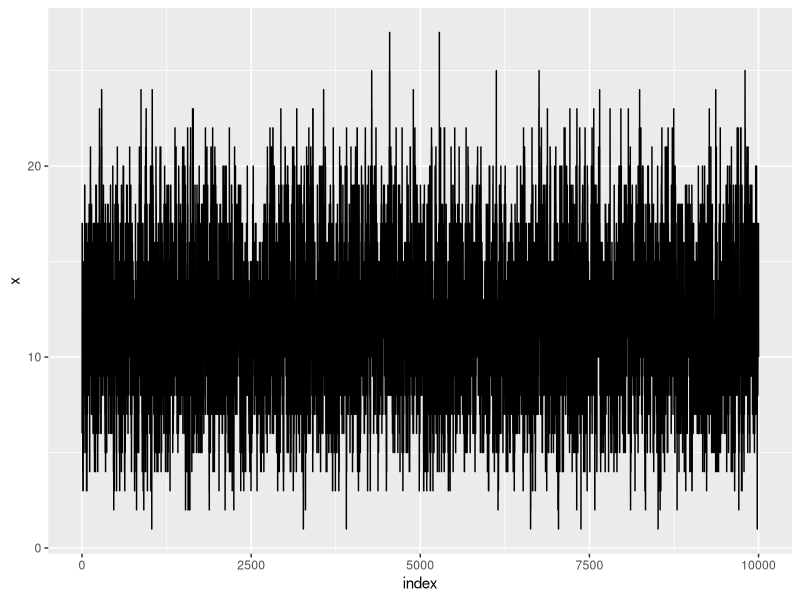
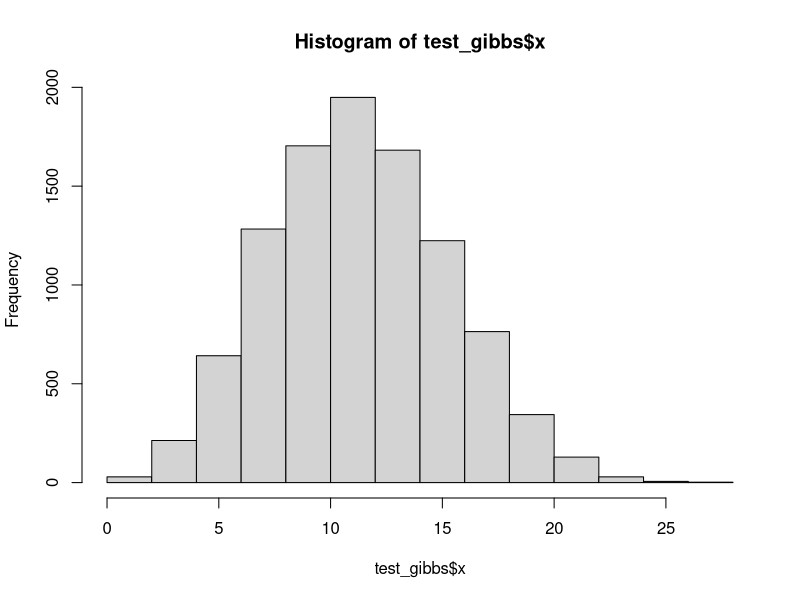
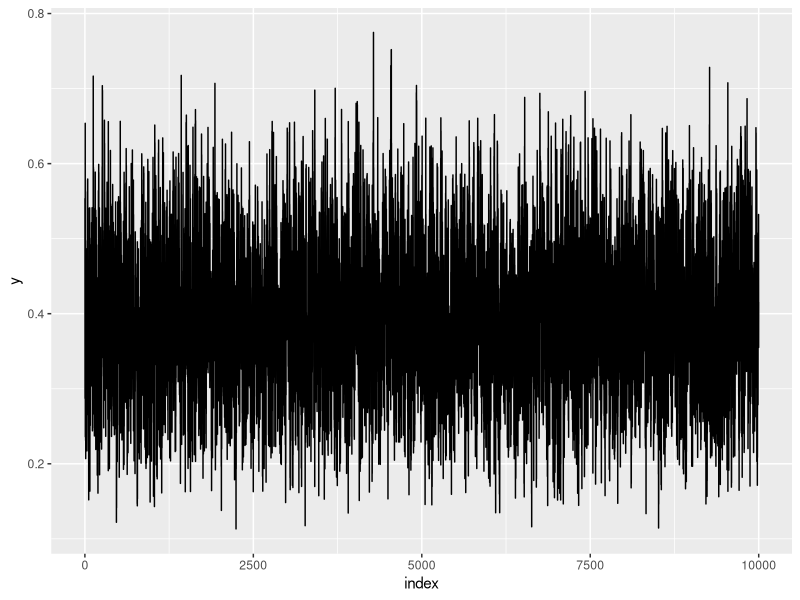
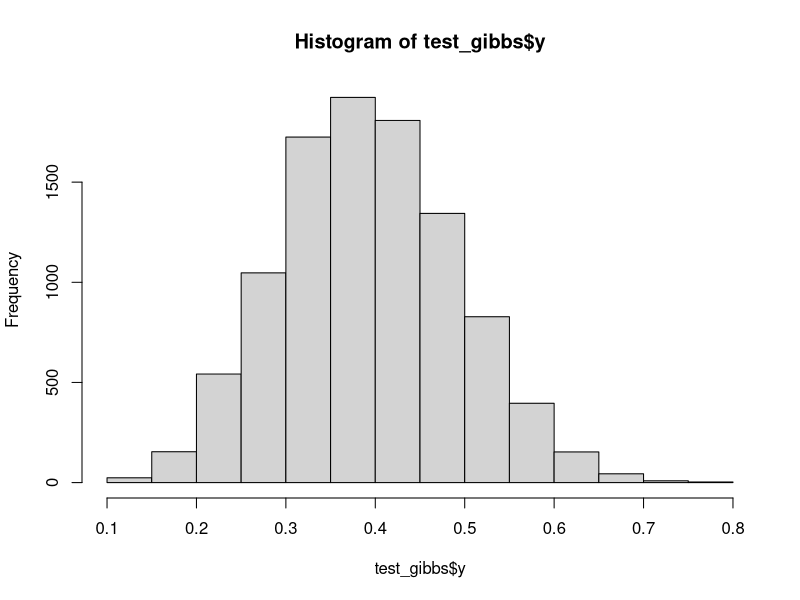
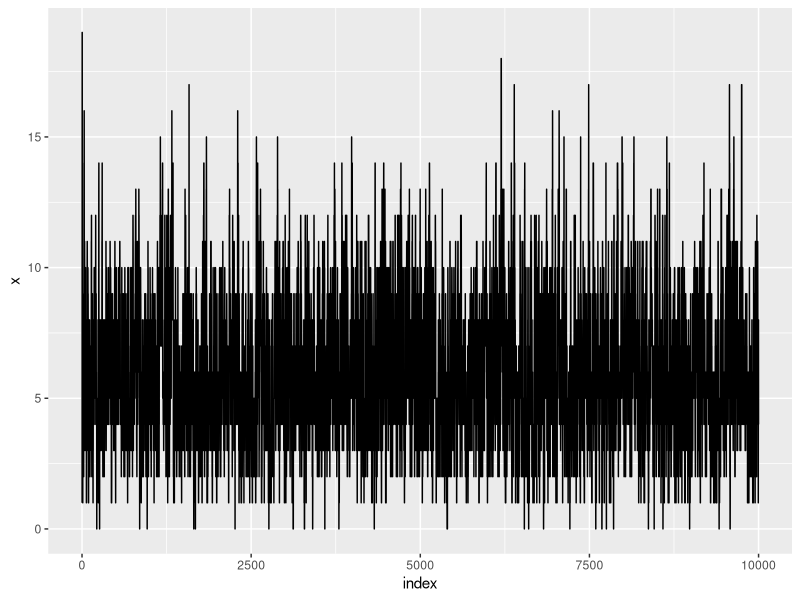
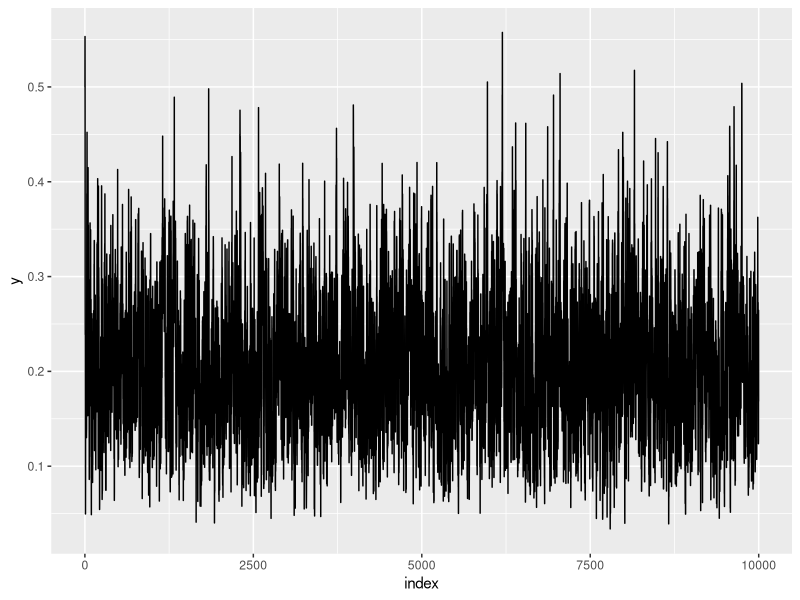

Source code (R) for these figures, in order: (Note: this script raises an error after producing the figures.)
## ---- chunk 1
library(parallel)
library(foreach)
library(doParallel)
library(tidyverse)



knitr::opts_chunk$set(echo = TRUE,
                      eval = T)
## ---- chunk 2
#R codes:
## ---- chunk 3
K = matrix(c(.5, .5, .25, .25, 0, .25, .25, .5, .5), 3, 3, byrow = T)

init = c(0.5, 0, .5)


# function
easychain = function(init, transit, step = Inf) {
  
  state = K %*% init
  
  prev_state = init
  
  i = 1
  while (any(abs(prev_state - state) > 1e-6 & i < step)) {
    i  = i + 1
    prev_state = state
    state = K %*% state
  }
  return(state)
}
## ---- chunk 4
# first step
easychain(init,K,1)

## ---- chunk 5
# converge value/ stationary
easychain(init,K) 

# proved of stationary
easychain(c(.1,.3,.6),K)

easychain(diag(3),K)

## ---- chunk 6
gibbs =
  function(n,
           a,
           b,
           step = 1e+4,
           burn = F,
           x_init = NA,
           y_init = NA,
           .tol = 1e-6) {
    if (is.na(x_init))
      x_init = runif(1,1,10)%/%1
    
    if (is.na(y_init))
      y_init = runif(1)
    
    x = c(x_init)
    y = c(y_init)
    burnin = c(T)
    iter = 1
    
    while (iter < step) {
      x = c(x, rbinom(1, n, y[iter]))
      y = c(y, rbeta(1, x[iter] + a, n - x[iter] + b))
      iter = iter + 1
      burnin = c(burnin, all(c(abs(x[iter] - x[iter - 1]) > .tol, abs(y[iter] -
                                                                        y[iter - 1]) > .tol)))
    }
    
    
    index = 1:step
    
    if (burn) {
      index = index[-burnin]
      x = x[-burnin]
      y = y[-burnin]
    }
    
    return(list(x = x,
                y = y,
                index = index))
  }


set.seed(123123)
test_gibbs = gibbs(30,a = 9,b=14)

ggplot(as_tibble(test_gibbs))+geom_path(aes(index,x))

hist(test_gibbs$x)

ggplot(as_tibble(test_gibbs))+geom_path(aes(index,y))

hist(test_gibbs$y)
## ---- chunk 7
logP = function(theta,n,a,b){
  x = theta[[1]]
  y = theta[[2]]
  
  res = choose(n, x) *
          y ^ (x + a - 1) *
          (1 - y) ^ (n - x + b - 1)
  
  return(log(res))}

x_update = 
  function(x,y,n,a,b,...){
    new_x = 
      rpois(1,n*y)
  }

y_update = 
  function(x,y,n,a,b,...){
    # make sure that y is in 0,1
    new_y = 
      rbeta(1,x+a,n-x+b)
    return(new_y)
  }

M_update =
  function(theta,update_function_list, n, a, b) {
    for (i in 1:length(theta)) {
      # take old parameter
      new = theta
      
      #update x/y given old
      new[[i]] = update_function_list[[i]](theta[[1]],theta[[2]],n,a,b)
      
      #calculated the acceptance rate
      accept = logP(new, n, a, b) - logP(theta, n, a, b)
      
      if(is.na(accept)) next
      
      if (log(runif(1)) < accept)
        theta = new
    }
    
    return(theta)
  }

MET =
  function(n,
           a,
           b,
           step = 1e+4,
           .tol = 1e-6,
           x_init = 1,
           y_init = .5,
           ...) {
    iter = 1
    
    x = y = xaccept = yaccept = rep(NA, step)
    
    x[[1]] = x_init
    
    y[[1]] = y_init
    
    
    while (iter < step) {
      new_theta = M_update(c(x[[iter]], y[[iter]]),
                           list(x_update, y_update),
                           n, a, b)
      iter = iter + 1
      x[[iter]] = new_theta[[1]]
      xaccept[[iter]] = x[[iter - 1]] != x[[iter]]
      y[[iter]] = new_theta[[2]]
      yaccept[[iter]] = y[[iter - 1]] != y[[iter]]
    }
    
    return(list(x = x,
                y = y,
                accept = 
                  list(x = xaccept,
                       y = yaccept)))
  }

re = MET(30,4,13,step = 10000)

ggplot(tibble(index = 1:10000, x = re$x),aes(x =index, y = x))+
  geom_path()

ggplot(tibble(index = 1:10000, y = re$y),aes(x =index, y = y))+
  geom_path()
## ---- chunk 8
# n=30,a = 9, b = 14

#starting value x: 1 to 30
#y 0 to 1

set.seed(123123)

cond = expand.grid(x = seq(1,30,len = 10)%/%1,
            y = seq(0,1,len = 5))

cl = makePSOCKcluster(5)
registerDoParallel(cl)

G = foreach(i = 1:nrow(cond),
        .combine = rbind) %doPar% {
          x = cond[i,1]
          y = cond[i,2]
          gibbs(30,9,14,step = 1000,x_init = x,y_init = y)
        }

M = foreach(i = 1:nrow(cond),
        .combine = rbind) %doPar% {
          x = cond[i,1]
          y = cond[i,2]
          MET(30,9,14,step=1000,x_init = x,y_init = y)
        }

stopCluster(cl)
